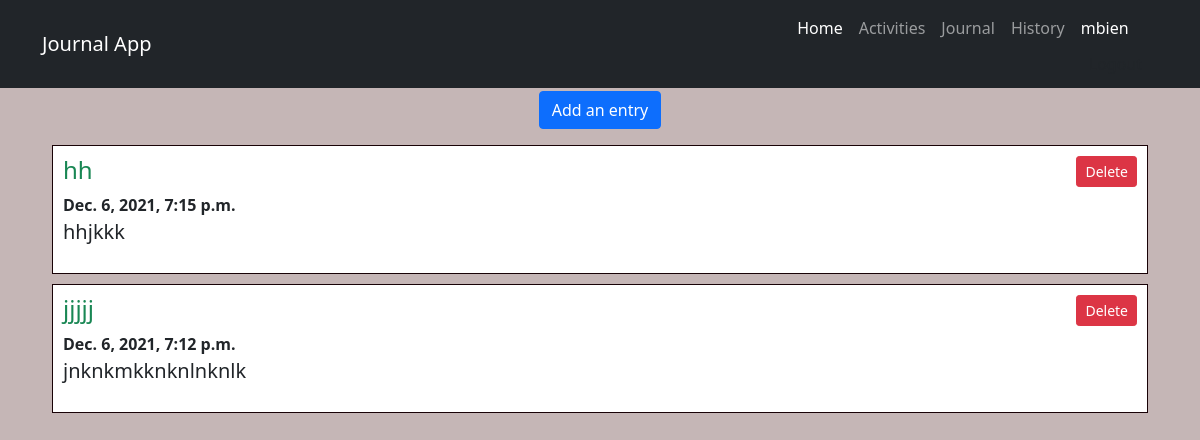
The app's page /journal/ (signed in) with its own data.
### journal/models.py (models this page shows, shortened)
class journal(models.Model):
    title = models.CharField(max_length=200)
    entry = models.TextField()
    created = models.DateTimeField(auto_now_add=True)
    class Meta:
        ordering = ['title']

### journal/views.py (the view)
# urls.py: path('', views.index, name="index"),
@login_required(login_url='login')
def index(request):
    entries = journal.objects.all()
    context = {'entries': entries}
    return render(request, 'entry/index.html', context)

### templates/entry/index.html (shortened to what this page needs)
{% extends 'entry/base.html' %}
{% block body %}
<div class="container">
    <div class="col-lg m-3 text-center">
    <a href="{% url 'add' %}" class="btn btn-primary btn-md" > Add an entry</a>
    </div>
{% for entries in entries %}
    <div class="journal-entry">
    <div class="row">
        <div class="col-6">
            <h4 class="text-success"> {{ entries.title }}</h4>
            <strong> {{ entries.created }}</strong>
        </div>
        <div class="col-6 text-end">
            <a href="{% url 'delete' entries.id %}" class="btn btn-danger btn-sm">Delete</a>
        </div>
        <div class="col-md-12">
           <p class="lead"> {{ entries.entry }} </p>
        </div>
    </div>
    </div>
{% endfor %}
</div>
{% endblock %}

### templates/entry/base.html (shortened to what this page needs)
{% load static %}
<!doctype html>
<html lang="en">
  <head>
    <link href="https://cdn.jsdelivr.net/npm/bootstrap@5.1.3/dist/css/bootstrap.min.css" rel="stylesheet">
      <link rel="stylesheet" href="{% static 'journal.css' %}">
  </head>
  <body>
  <nav class="navbar navbar-expand-lg navbar-dark bg-dark fixed-top ">
    <div class="container">
        <a class="navbar-brand" href="{% url 'index' %}">Journal App</a>
        <div class="collapse navbar-collapse" id="navbarSupportedContent">
                {% if user.is_authenticated %}
                    <ul class="navbar-nav ms-auto mb-2 mb-lg-0">
                <li class="nav-item">
                    <a class="nav-link active" aria-current="page" href="{%  url 'index' %}">Home</a>
                </li>
                <li class="nav-item">
                    <a class="nav-link" href="{% url 'activities' %}">Activities</a>
                </li>
                <li class="nav-item">
                    <a class="nav-link" href="{% url 'add' %}">Journal</a>
                </li>
                <li class="nav-item">
                    <a class="nav-link" href="{% url 'chart' %}">History</a>
                </li>
                    <li class="dropdown">
                        <a class="nav-link dropbtn" data-bs-toggle="dropdown" role="button" style="color: white">{{user.username}}</a>
                            <div class="dropdown-content">
                                <a class="dropdown-item" href="{% url 'logout' %}">Logout</a>
                            </div>
                    </li>
                    </ul>
                {% else %}
                    <a class="btn btn-light" href={% url 'login' %}>Login</a>
                    <div class="m-2"></div>
                    <a class="btn btn-light" href={% url 'register' %}>Register</a>
                {% endif %}
        </div>
    </div>
</nav>
    <div class="container-my-5">
        {% block body %}
        {% endblock %}
    </div>
  </body>
</html>

### static/journal.css (style rules this page uses)
body { padding-top: 75px; background-color: #c5b6b6; }
.journal-entry { background-color: white; margin: 10px; padding: 10px; border: #180206 solid 1px; overflow-wrap: break-word; }

### records on screen
journal: title "hh", created "Dec. 6, 2021, 7:15 p.m.", entry "hhjkkk"
journal: title "jjjjj", created "Dec. 6, 2021, 7:12 p.m.", entry "jnknkmkknknlnknlk"

### other values on screen
{{ user.username }} "mbien"
